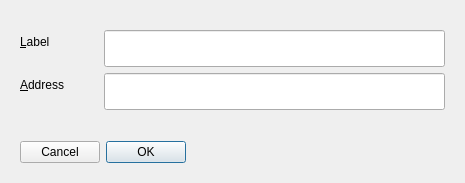
<?xml version="1.0" encoding="UTF-8"?>
<ui version="4.0">
 <class>EditAddressDialog</class>
 <widget class="QDialog" name="EditAddressDialog">
  <property name="geometry">
   <rect>
    <x>0</x>
    <y>0</y>
    <width>465</width>
    <height>183</height>
   </rect>
  </property>
  <property name="windowTitle">
   <string>Edit Address</string>
  </property>
  <layout class="QVBoxLayout" name="verticalLayout">
   <property name="leftMargin">
    <number>20</number>
   </property>
   <property name="topMargin">
    <number>20</number>
   </property>
   <property name="rightMargin">
    <number>20</number>
   </property>
   <property name="bottomMargin">
    <number>20</number>
   </property>
   <item>
    <layout class="QFormLayout" name="formLayout">
     <property name="fieldGrowthPolicy">
      <enum>QFormLayout::AllNonFixedFieldsGrow</enum>
     </property>
     <property name="topMargin">
      <number>10</number>
     </property>
     <property name="bottomMargin">
      <number>20</number>
     </property>
     <item row="0" column="0">
      <widget class="QLabel" name="labelEditAddressDialogLabel">
       <property name="text">
        <string>&amp;Label</string>
       </property>
       <property name="buddy">
        <cstring>labelEdit</cstring>
       </property>
      </widget>
     </item>
     <item row="0" column="1">
      <widget class="QLineEdit" name="labelEdit">
       <property name="minimumSize">
        <size>
         <width>0</width>
         <height>37</height>
        </size>
       </property>
       <property name="toolTip">
        <string>The label associated with this address list entry</string>
       </property>
      </widget>
     </item>
     <item row="1" column="0">
      <widget class="QLabel" name="labelEditAddressDialogAddress">
       <property name="text">
        <string>&amp;Address          </string>
       </property>
       <property name="buddy">
        <cstring>addressEdit</cstring>
       </property>
      </widget>
     </item>
     <item row="1" column="1">
      <widget class="QValidatedLineEdit" name="addressEdit">
       <property name="minimumSize">
        <size>
         <width>0</width>
         <height>37</height>
        </size>
       </property>
       <property name="toolTip">
        <string>The address associated with this address list entry. This can only be modified for sending addresses.</string>
       </property>
      </widget>
     </item>
    </layout>
   </item>
   <item>
    <widget class="QDialogButtonBox" name="buttonBox">
     <property name="layoutDirection">
      <enum>Qt::RightToLeft</enum>
     </property>
     <property name="orientation">
      <enum>Qt::Horizontal</enum>
     </property>
     <property name="standardButtons">
      <set>QDialogButtonBox::Cancel|QDialogButtonBox::Ok</set>
     </property>
    </widget>
   </item>
  </layout>
 </widget>
 <customwidgets>
  <customwidget>
   <class>QValidatedLineEdit</class>
   <extends>QLineEdit</extends>
   <header>qvalidatedlineedit.h</header>
  </customwidget>
 </customwidgets>
 <resources/>
 <connections>
  <connection>
   <sender>buttonBox</sender>
   <signal>accepted()</signal>
   <receiver>EditAddressDialog</receiver>
   <slot>accept()</slot>
   <hints>
    <hint type="sourcelabel">
     <x>20</x>
     <y>20</y>
    </hint>
    <hint type="destinationlabel">
     <x>20</x>
     <y>20</y>
    </hint>
   </hints>
  </connection>
  <connection>
   <sender>buttonBox</sender>
   <signal>rejected()</signal>
   <receiver>EditAddressDialog</receiver>
   <slot>reject()</slot>
   <hints>
    <hint type="sourcelabel">
     <x>20</x>
     <y>20</y>
    </hint>
    <hint type="destinationlabel">
     <x>20</x>
     <y>20</y>
    </hint>
   </hints>
  </connection>
 </connections>
</ui>
